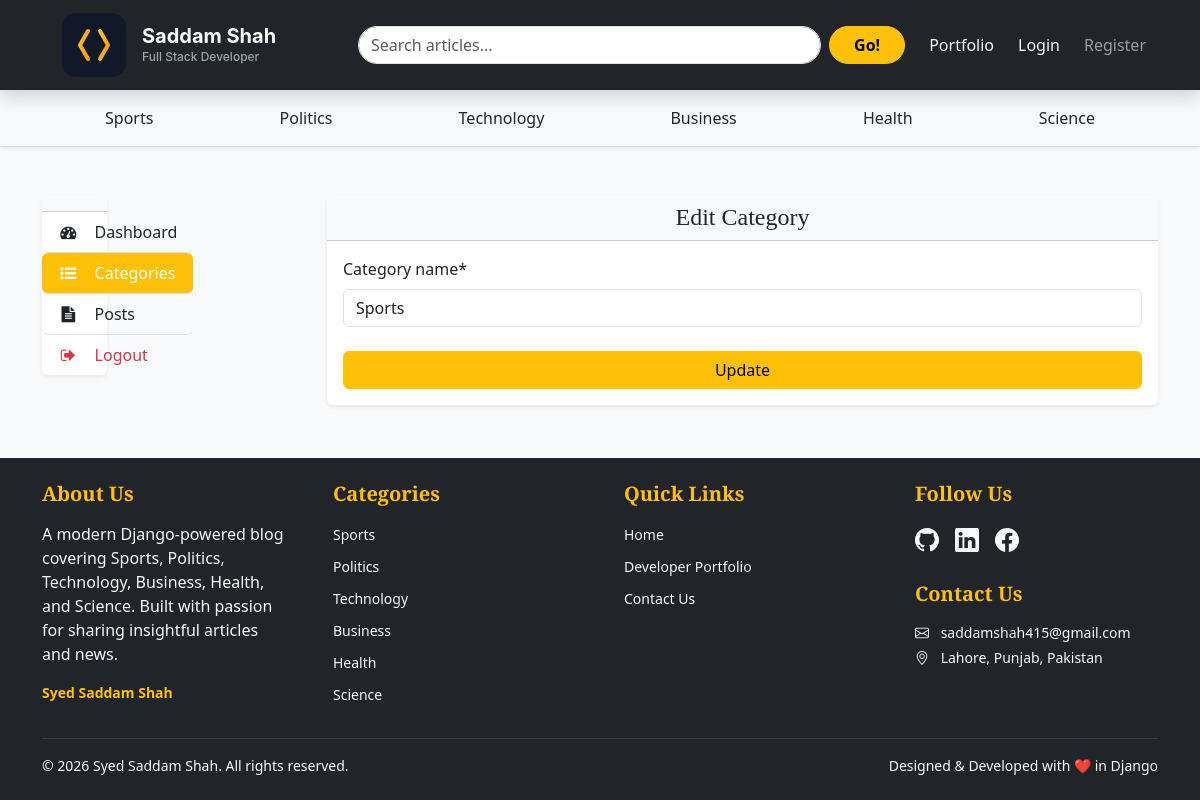
The page /dashboard/categories/edit/1/ on the database its author committed.
### blogs/models.py (models this page shows, shortened)
class Category(models.Model):
    category_name = models.CharField(max_length = 50, unique=True)
    created_at = models.DateTimeField(auto_now_add=True)
    updated_at = models.DateTimeField(auto_now=True)
    class Meta:
        verbose_name_plural = 'categories'

### assignments/models.py (models this page shows, shortened)
class SocialLink(models.Model):
    platform = models.CharField(max_length= 25)
    link = models.URLField(max_length=100)
    created_at = models.DateTimeField(auto_now_add=True)
    updated_at = models.DateTimeField(auto_now=True)
    class Meta:
        verbose_name_plural = 'SocialLink'

### dashboards/views.py (the view)
# urls.py: path('categories/edit/<int:pk>/', views.edit_category, name = 'edit_category'),
def edit_category(request, pk):
    category = get_object_or_404(Category, pk=pk)
    if request.method == 'POST':
        form = CategoryForm(request.POST, instance=category)
        if form.is_valid():
            form.save()
            return redirect('categories')
    form = CategoryForm(instance=category)
    context = {
        'form' : form,
        'category' : category,
    }
    return render(request, 'dashboard/edit_category.html' , context)

### dashboards/forms.py
class CategoryForm(forms.ModelForm):
    class Meta:
        model = Category
        fields = '__all__'

### blogs/context_processors.py (called while the page is built)
def get_categories(request):
    categories = Category.objects.all()
    return dict(categories = categories)

def get_social_links(request):
    social_links = SocialLink.objects.all()
    return dict(social_links = social_links)

### templates/dashboard/edit_category.html (shortened to what this page needs)
{% extends 'base.html' %}
{% block content %}
{% load crispy_forms_tags %}
<div class="container my-5">
    <div class="row">
        <div class="col-lg-3 mb-4 mb-lg-0">
            {% include 'dashboard/sidebar.html' %}
        </div>
        <div class="col-lg-9">
            <div class="card shadow-sm border-0">
                <div class="card-header bg-light text-center">
                    <h4 class="mb-0">Edit Category</h4>
                </div>
                <div class="card-body">
                    <form action="{% url 'edit_category' category.id %}" method="POST">
                        {{ form|crispy }}
                        <div class="d-grid mt-4">
                            <button type="submit" class="btn btn-warning">Update</button>
                        </div>
                    </form>
                </div>
            </div>
        </div>
    </div>
</div>
{% endblock %}

### templates/base.html (shortened to what this page needs)
{% load static %}
<!DOCTYPE html>
<html lang="en" class="h-100">
<head>
    <link href="https://cdnjs.cloudflare.com/ajax/libs/font-awesome/4.7.0/css/font-awesome.min.css" rel="stylesheet">
    <link href="https://cdn.jsdelivr.net/npm/bootstrap@5.3.3/dist/css/bootstrap.min.css" rel="stylesheet">
    <link rel="stylesheet" href="https://cdn.jsdelivr.net/npm/bootstrap-icons@1.11.3/font/bootstrap-icons.min.css">
    <link rel="stylesheet" href="{% static 'css/blog.css' %}">
</head>
<body class="d-flex flex-column h-100 bg-light">
    <header class="sticky-top bg-dark shadow">
        <nav class="navbar navbar-expand-lg navbar-dark container-xl px-3 py-2">
            <a class="navbar-brand d-flex align-items-center" href="/">
                <a class="navbar-brand d-flex align-items-center" href="/">
    {% include "includes/logo.svg" %}
</a>
              </a>
            <div class="collapse navbar-collapse" id="navbarContent">
                <form action="{% url 'search' %}" class="d-flex mx-auto my-2 my-lg-0 w-100 w-lg-50">
                    <input class="form-control me-2 rounded-pill" type="search" name="keyword" value="{{ keyword }}" placeholder="Search articles..." aria-label="Search">
                    <button class="btn btn-warning rounded-pill px-4 fw-bold" type="submit">Go!</button>
                </form>
                <ul class="navbar-nav ms-lg-3 d-flex align-items-center">
                    <li class="nav-item">
                        <a class="nav-link text-light btn btn-sm btn-primary me-2" href="{% url 'portfolio:project_list' %}">Portfolio</a>
                    </li>
                    {% if not user.is_authenticated %}
                    <li class="nav-item">
                        <a class="nav-link text-light btn btn-sm btn-primary me-2" href="{% url 'login' %}">Login</a>
                    </li>
                    <li class="nav-item">
                        <a class="nav-link btn btn-sm btn-primary" href="{% url 'register' %}">Register</a>
                    </li>
                    {% endif %}
                </ul>
            </div>
        </nav>
    </header>
    <div class="bg-light border-bottom shadow-sm">
        <div class="container py-2">
            <ul class="nav nav-pills nav-fill flex-nowrap overflow-auto" role="tablist">
                {% for cat in categories %}
                <li class=" nav-item mx-1">
                    <a class="nav-link text-dark rounded-pill px-4 py-2 fw-medium nav-link btn btn-sm btn-warning"
                       href="{% url 'posts_by_category' cat.id %}">
                        {{ cat.category_name }}
                    </a>
                </li>
                {% endfor %}
            </ul>
        </div>
    </div>
    <main class="flex-grow-1 py-0 py-lg-0">
        <div class="">
            {% block content %}
            {% endblock %}
        </div>
    </main>
<footer class="bg-dark text-light py-4 mt-auto">
    <div class="container">
        <div class="row g-5">
            <div class="col-md-6 col-lg-3">
                <h5 class="fw-bold mb-3 text-warning">About Us</h5>
                <p class="text-small text-light">
                    A modern Django-powered blog covering Sports, Politics, Technology, Business, Health, and Science.
                    Built with passion for sharing insightful articles and news.
                </p>
                <p class="mb-0 small">
                    <a href="{% url 'portfolio:project_list' %}" class="text-warning text-decoration-none fw-bold">
                        Syed Saddam Shah
                    </a>
                </p>
            </div>
            <div class="col-md-6 col-lg-3">
                <h5 class="fw-bold mb-3 text-warning">Categories</h5>
                <ul class="list-unstyled">
                    {% for cat in categories %}
                    <li class="mb-2">
                        <a href="{% url 'posts_by_category' cat.id %}" class=" text-light text-decoration-none small hover-text-warning">
                            {{ cat.category_name }}
                        </a>
                    </li>
                    {% empty %}
                    <li class="text-light small">No categories available</li>
                    {% endfor %}
                </ul>
            </div>
            <div class="col-md-6 col-lg-3">
                <h5 class="fw-bold mb-3 text-warning">Quick Links</h5>
                <ul class="list-unstyled">
                    <li class="mb-2"><a href="/" class="text-light text-decoration-none small hover-text-warning">Home</a></li>
                    <li class="mb-2"><a href="{% url 'portfolio:project_list' %}" class="text-light text-decoration-none small hover-text-warning">Developer Portfolio</a></li>
                    <li class="mb-2"><a href="#contact" class="text-light text-decoration-none small hover-text-warning">Contact Us</a></li>
                </ul>
            </div>
            <div class="col-md-6 col-lg-3">
                <h5 class="fw-bold mb-3 text-warning">Follow Us</h5>
                {% if social_links %}
                <div class="d-flex gap-3 mb-4">
                    {% for link in social_links %}
                    <a href="{{ link.link }}" target="_blank" rel="noopener"
                       class="text-light fs-4 hover-text-warning"
                       aria-label="{{ link.platform|title }}">
                        {% if 'twitter' in link.platform|lower or 'x.com' in link.platform|lower %}
                        <i class="bi bi-twitter-x"></i>
                        {% elif 'facebook' in link.platform|lower %}
                        <i class="bi bi-facebook"></i>
                        {% elif 'instagram' in link.platform|lower %}
                        <i class="bi bi-instagram"></i>
                        {% elif 'linkedin' in link.platform|lower %}
                        <i class="bi bi-linkedin"></i>
                        {% elif 'github' in link.platform|lower %}
                        <i class="bi bi-github"></i>
                        {% elif 'youtube' in link.platform|lower %}
                        <i class="bi bi-youtube"></i>
                        {% else %}
                        <i class="bi bi-link-45deg"></i>
                        {% endif %}
                    </a>
                    {% endfor %}
                </div>
                {% endif %}
                <h5 class="fw-bold mb-3 text-warning">Contact Us</h5>
                <p class="text-light small mb-1">
                    <i class="bi bi-envelope me-2"></i> saddamshah415@gmail.com
                </p>
                <p class="text-light small mb-0">
                    <i class="bi bi-geo-alt me-2"></i> Lahore, Punjab, Pakistan
                </p>
            </div>
        </div>
        <hr class="my-3 border-secondary">
        <div class="row align-items-center">
            <div class="col-md-6 text-center text-md-start">
                <p class="mb-0 small text-light">
                    &copy; {% now "Y" %} Syed Saddam Shah. All rights reserved.
                </p>
            </div>
            <div class="col-md-6 text-center text-md-end">
                <p class="mb-0 small text-light">
                    Designed & Developed with ❤️ in Django
                </p>
            </div>
        </div>
    </div>
</footer>
</body>
</html>

### blog_main/static/css/blog.css (style rules this page uses)
h1, h2, h3, h4, h5, h6 { font-family: "Playfair Display", Georgia, "Times New Roman", serif; }

### rows shown on the page
Category: category_name "Sports"
Category: category_name "Politics"
Category: category_name "Technology"
Category: category_name "Business"
Category: category_name "Health"
Category: category_name "Science"
SocialLink: platform "Github" (drawn)
SocialLink: platform "Linkedin" (drawn)
SocialLink: platform "Facebook" (drawn)
